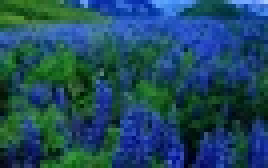
#> input picture 6. Computer Vision/03. Histograms, transformations and Bitwise ops/img/blue-flowers.jpg, 67 x 42 px, shrunk from 284 x 177 before the run (shown 4 times larger)
$ jupyter execute --allow-errors Histograms.ipynb   (shell and % lines are left out)
#> lines starting #> are read from the running program, lines starting #| are printed output that depends on the picture
# Computer Vision Histograms

### Import statements

[cell 1]
import cv2
import numpy as np
import matplotlib.pyplot as plt

## Histograms

[cell 2]
# Load some images, calculate and plot their color histograms, one color at the time
# try it with different color spaces BGR, HSV, etc
blue_flowers   = cv2.imread('img/blue-flowers.jpg')
#> blue_flowers is the input picture: shape (42, 67, 3); mean B, G, R 95.5, 74, 29.9
blue_channels  = cv2.split(blue_flowers)
blue_f_B_hist  = cv2.calcHist(blue_channels,[0],None,[256],(0,256))
#> blue_f_B_hist = 256 values, max 31 at index 56, min 0 at index 1, mean 10.99
blue_f_G_hist  = cv2.calcHist(blue_channels, [1], None, [256], (0,256))
#> blue_f_G_hist = 256 values, max 52 at index 68, min 0 at index 1, mean 10.99
blue_f_R_hist  = cv2.calcHist(blue_channels, [2], None, [256], (0,256))
#> blue_f_R_hist = 256 values, max 109 at index 0, min 0 at index 83, mean 10.99
purple_flowers = cv2.imread('img/purple-flowers.jpg')
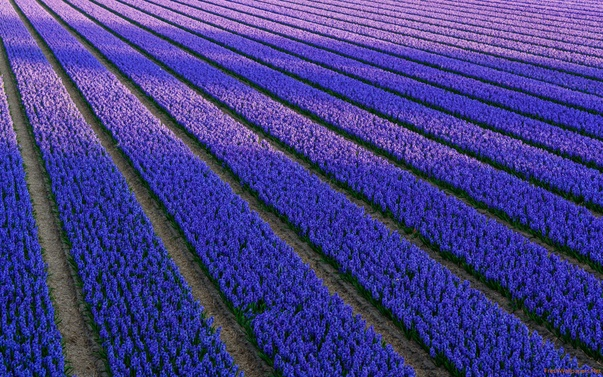
#> input picture 6. Computer Vision/03. Histograms, transformations and Bitwise ops/img/purple-flowers.jpg, 603 x 377 px, shrunk from 2560 x 1600 before the run
#> purple_flowers is the input picture: shape (377, 603, 3); mean B, G, R 136.9, 61.6, 67
pur_ch         = cv2.split(purple_flowers)
pur_f_B_hist   = cv2.calcHist(pur_ch,[0], None, [256], (0,256))
#> pur_f_B_hist = 256 values, max 1897 at index 174, min 10 at index 252, mean 888
pur_f_G_hist   = cv2.calcHist(pur_ch,[1], None, [256], (0,256))
#> pur_f_G_hist = 256 values, max 3449 at index 45, min 0 at index 195, mean 888
pur_f_R_hist   = cv2.calcHist(pur_ch,[2], None, [256], (0,256))
#> pur_f_R_hist = 256 values, max 3325 at index 0, min 0 at index 235, mean 888
surfer  = cv2.imread('img/surfer.jpg')
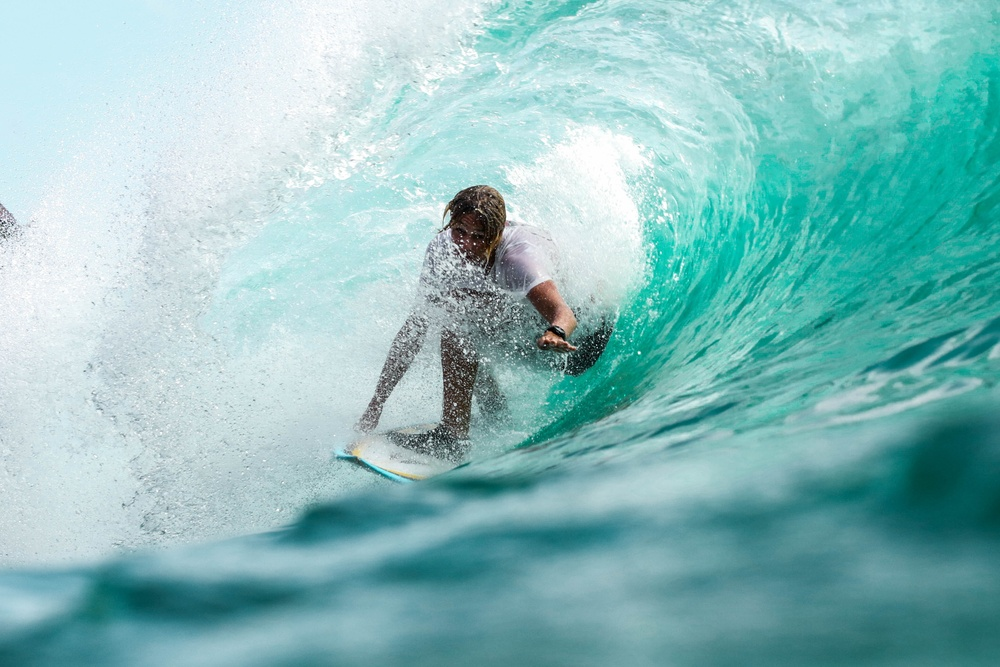
#> input picture 6. Computer Vision/03. Histograms, transformations and Bitwise ops/img/surfer.jpg, 1000 x 667 px, shrunk from 4242 x 2828 before the run
#> surfer is the input picture: shape (667, 1000, 3); mean B, G, R 190.1, 189.7, 138.9
sur_ch         = cv2.split(surfer)
sur_f_B_hist   = cv2.calcHist(sur_ch,[0], None, [256], (0,256))
#> sur_f_B_hist = 256 values, max 14637 at index 247, min 19 at index 3, mean 2605.5
sur_f_G_hist   = cv2.calcHist(sur_ch,[1], None, [256], (0,256))
#> sur_f_G_hist = 256 values, max 17056 at index 238, min 1 at index 1, mean 2605.5
sur_f_R_hist   = cv2.calcHist(sur_ch,[2], None, [256], (0,256))
#> sur_f_R_hist = 256 values, max 10259 at index 201, min 469 at index 255, mean 2605.5

[cell 3]
fig, axs = plt.subplots(nrows=3, ncols=3, figsize=(15,15))

fig.tight_layout
axs[0,0].plot(blue_f_B_hist)
axs[0,1].plot(blue_f_G_hist, color="green")
axs[0,2].plot(blue_f_R_hist, color="red")
axs[1,0].plot(pur_f_B_hist)
axs[1,1].plot(pur_f_G_hist, color="green")
axs[1,2].plot(pur_f_R_hist, color="red")
axs[2,0].plot(sur_f_B_hist)
axs[2,1].plot(sur_f_G_hist, color="green")
axs[2,2].plot(sur_f_R_hist, color="red")
plt.show()
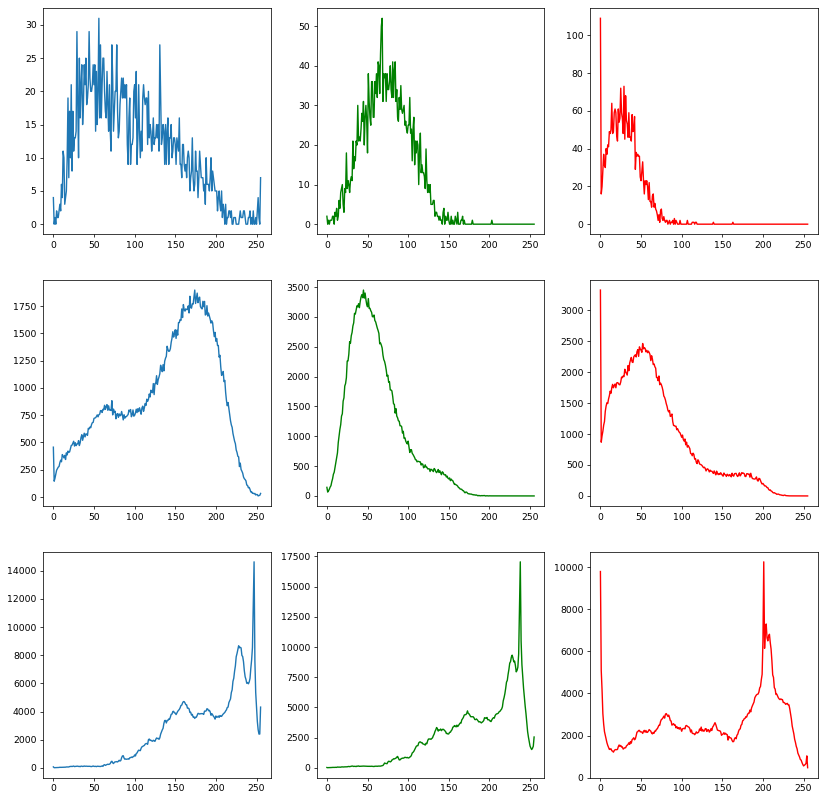
#> figure drawn by matplotlib, 9 panels; panel 1: curve peaks at x = 56, y = 31; panel 2: curve peaks at x = 68, y = 52; panel 3: curve peaks at x = 0, y = 109; panel 4: curve peaks at x = 174, y = 1897

[Hint](# "cv2.calcHist")

[cell 4]
hblue_flowers   = cv2.imread('img/blue-flowers.jpg')
hblue_flowers   = cv2.cvtColor(hblue_flowers,cv2.COLOR_BGR2HSV)
#> hblue_flowers: shape (42, 67, 3); mean H, S, V 93.3, 187.4, 108.4
hblue_channels  = cv2.split(hblue_flowers)
hblue_f_B_hist  = cv2.calcHist(hblue_channels,[0],None,[256],(0,256))
#> hblue_f_B_hist = 256 values, max 157 at index 110, min 0 at index 0, mean 10.99
hblue_f_G_hist  = cv2.calcHist(hblue_channels, [1], None, [256], (0,256))
#> hblue_f_G_hist = 256 values, max 110 at index 255, min 0 at index 0, mean 10.99
hblue_f_R_hist  = cv2.calcHist(hblue_channels, [2], None, [256], (0,256))
#> hblue_f_R_hist = 256 values, max 42 at index 102, min 0 at index 0, mean 10.99
hpurple_flowers = cv2.imread('img/purple-flowers.jpg')
hpurple_flowers = cv2.cvtColor(hpurple_flowers, cv2.COLOR_BGR2HSV)
#> hpurple_flowers: shape (377, 603, 3); mean H, S, V 112.2, 151.8, 138.6
hpur_ch         = cv2.split(hpurple_flowers)
hpur_f_B_hist   = cv2.calcHist(hpur_ch,[0], None, [256], (0,256))
#> hpur_f_B_hist = 256 values, max 21015 at index 121, min 0 at index 179, mean 888
hpur_f_G_hist   = cv2.calcHist(hpur_ch,[1], None, [256], (0,256))
#> hpur_f_G_hist = 256 values, max 3518 at index 255, min 0 at index 1, mean 888
hpur_f_R_hist   = cv2.calcHist(hpur_ch,[2], None, [256], (0,256))
#> hpur_f_R_hist = 256 values, max 1898 at index 174, min 0 at index 0, mean 888
hsurfer  = cv2.imread('img/surfer.jpg')
hsurfer  = cv2.cvtColor(hsurfer,cv2.COLOR_BGR2HSV)
#> hsurfer: shape (667, 1000, 3); mean H, S, V 90.9, 82.9, 192.8
hsur_ch         = cv2.split(hsurfer)
hsur_f_B_hist   = cv2.calcHist(hsur_ch,[0], None, [256], (0,256))
#> hsur_f_B_hist = 256 values, max 68570 at index 87, min 0 at index 61, mean 2605.5
hsur_f_G_hist   = cv2.calcHist(hsur_ch,[1], None, [256], (0,256))
#> hsur_f_G_hist = 256 values, max 15334 at index 23, min 322 at index 1, mean 2605.5
hsur_f_R_hist   = cv2.calcHist(hsur_ch,[2], None, [256], (0,256))
#> hsur_f_R_hist = 256 values, max 14673 at index 247, min 0 at index 0, mean 2605.5

[cell 5]
fig, axs = plt.subplots(nrows=3, ncols=3, figsize=(15,15))

fig.tight_layout
axs[0,0].plot(hblue_f_B_hist)
axs[0,1].plot(hblue_f_G_hist, color="green")
axs[0,2].plot(hblue_f_R_hist, color="red")
axs[1,0].plot(hpur_f_B_hist)
axs[1,1].plot(hpur_f_G_hist, color="green")
axs[1,2].plot(hpur_f_R_hist, color="red")
axs[2,0].plot(hsur_f_B_hist)
axs[2,1].plot(hsur_f_G_hist, color="green")
axs[2,2].plot(hsur_f_R_hist, color="red")
plt.show()
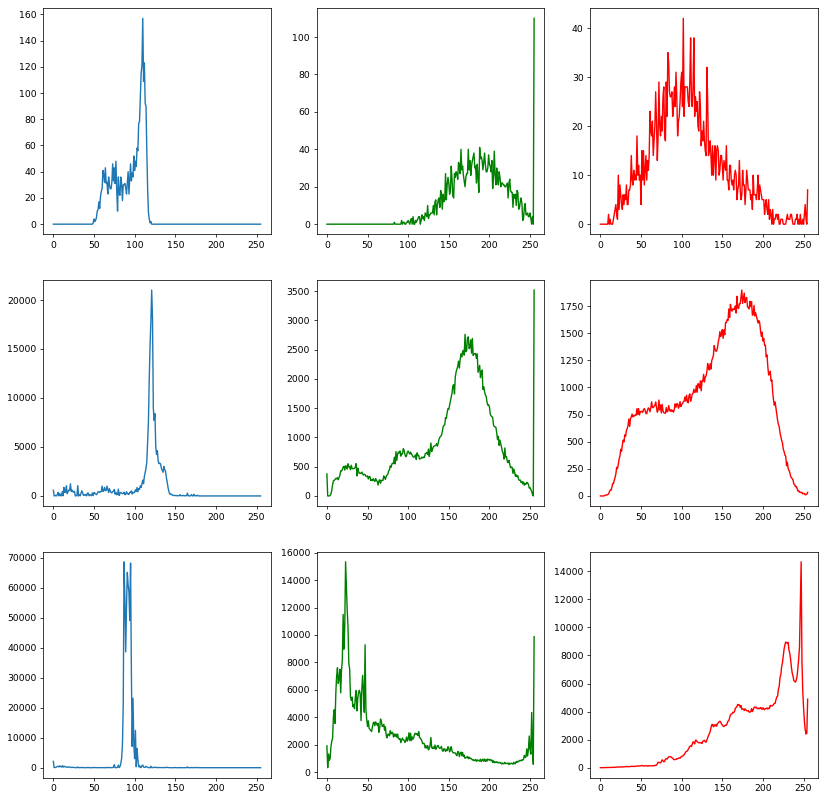
#> figure drawn by matplotlib, 9 panels; panel 1: curve peaks at x = 110, y = 157; panel 2: curve peaks at x = 255, y = 110; panel 3: curve peaks at x = 102, y = 42; panel 4: curve peaks at x = 121, y = 21015

[cell 6]
# Now try to plot all 3 channels at the same time, does the histogram give you an idea of what the image looks like?
fig,ax = plt.subplots(1,1,figsize=(10,10))
ax.plot(sur_f_B_hist)
ax.plot(sur_f_G_hist, color="green")
ax.plot(sur_f_R_hist, color="red")
plt.show()
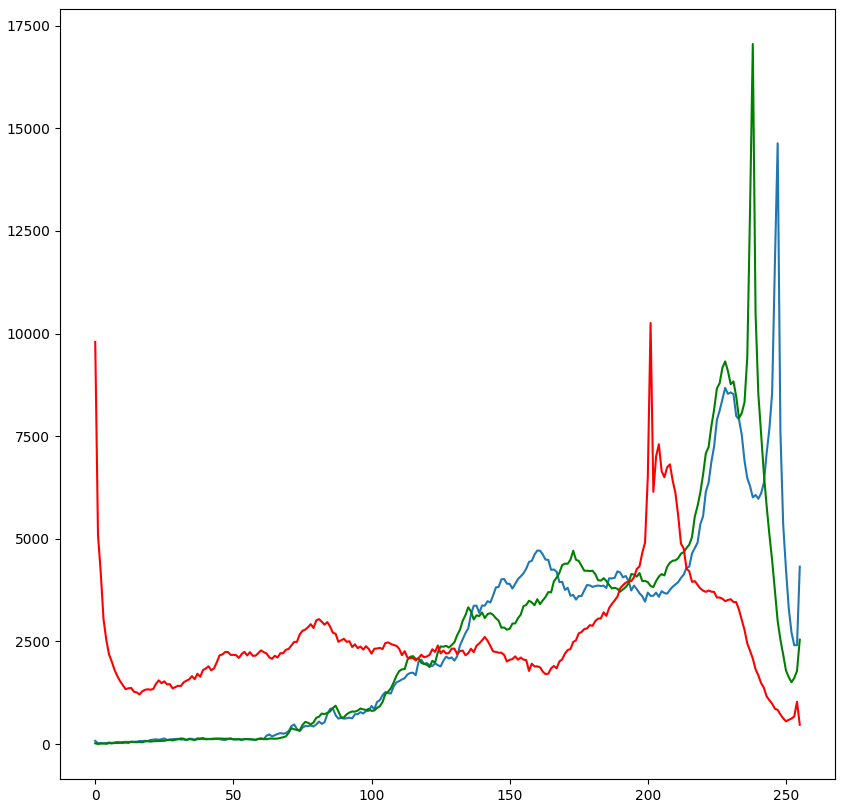
#> figure drawn by matplotlib, 1 panel; curve peaks at x = 247, y = 14637; curve peaks at x = 238, y = 17056; curve peaks at x = 201, y = 10259

## Mini project

### Level 1

#### Image classifier

1. By using only computer vision techniques (no Neural Networks and ML are not allowed) create a binary classifier that can detect if a picutre was taken during the day, you can use the images day/night in the img folder or feel free to add your own images.

[cell 7]
fig, ax = plt.subplots(3,3, figsize=(15,15))
ax[0,0].imshow(cv2.cvtColor(cv2.imread('img/blue-flowers.jpg'),cv2.COLOR_BGR2RGB))
ax[0,1].imshow(cv2.cvtColor(cv2.imread('img/blue-red-flowers.png'),cv2.COLOR_BGR2RGB))
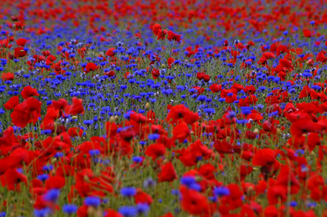
#> input picture 6. Computer Vision/03. Histograms, transformations and Bitwise ops/img/blue-red-flowers.png, 327 x 217 px, shrunk from 1386 x 919 before the run
ax[0,2].imshow(cv2.cvtColor(cv2.imread('img/day1.jpg'),cv2.COLOR_BGR2RGB))
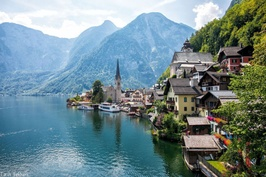
#> input picture 6. Computer Vision/03. Histograms, transformations and Bitwise ops/img/day1.jpg, 266 x 177 px, shrunk from 1129 x 752 before the run
ax[1,0].imshow(cv2.cvtColor(cv2.imread('img/day2.jpg'),cv2.COLOR_BGR2RGB))
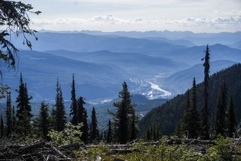
#> input picture 6. Computer Vision/03. Histograms, transformations and Bitwise ops/img/day2.jpg, 241 x 161 px, shrunk from 1024 x 683 before the run
#> (the rest of this cell did not finish here and is left out)

[cell 8]
day   = cv2.imread('img/day2.jpg')
#> day is the input picture: shape (161, 241, 3); mean B, G, R 130.3, 110.2, 94.3
day_hsv = cv2.cvtColor(day, cv2.COLOR_BGR2HSV)
#> day_hsv: shape (161, 241, 3); mean H, S, V 93.9, 82.6, 132.8
night = cv2.imread('img/night2.jpg')
#> (the rest of this cell did not finish here and is left out)
